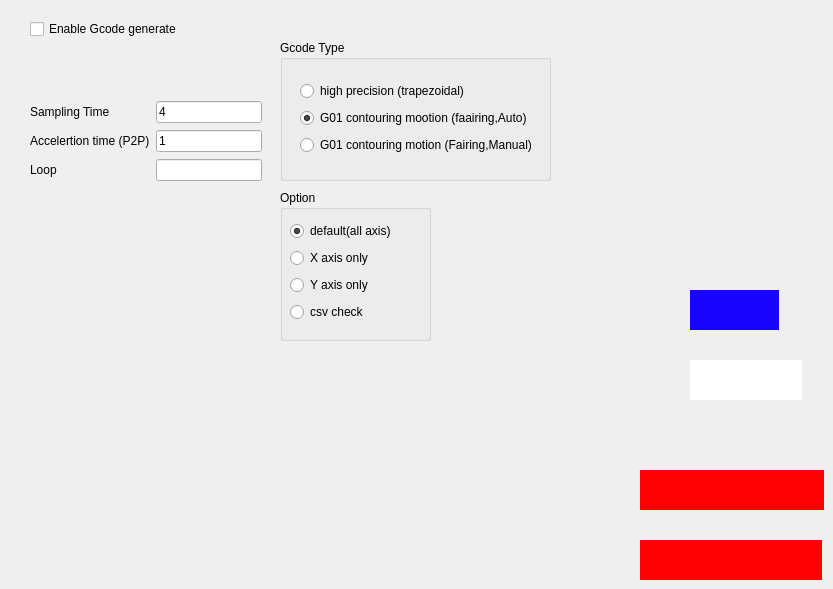
    <widget class="QWidget" name="tab_7">
     <attribute name="title">
      <string>Gcode</string>
     </attribute>
     <widget class="QCheckBox" name="checkBox_EnableGcode">
      <property name="geometry">
       <rect>
        <x>30</x>
        <y>20</y>
        <width>151</width>
        <height>18</height>
       </rect>
      </property>
      <property name="text">
       <string>Enable Gcode generate</string>
      </property>
     </widget>
     <widget class="QGroupBox" name="groupBox_47">
      <property name="geometry">
       <rect>
        <x>280</x>
        <y>40</y>
        <width>271</width>
        <height>141</height>
       </rect>
      </property>
      <property name="title">
       <string>Gcode Type</string>
      </property>
      <widget class="QWidget" name="layoutWidget">
       <property name="geometry">
        <rect>
         <x>20</x>
         <y>40</y>
         <width>268</width>
         <height>77</height>
        </rect>
       </property>
       <layout class="QVBoxLayout" name="verticalLayout_6">
        <item>
         <widget class="QRadioButton" name="radioButton_Gtype_highprecision">
          <property name="text">
           <string>high precision (trapezoidal)</string>
          </property>
         </widget>
        </item>
        <item>
         <widget class="QRadioButton" name="radioButton_Gtype_contouringAuto">
          <property name="text">
           <string>G01 contouring mootion (faairing,Auto)</string>
          </property>
          <property name="checked">
           <bool>true</bool>
          </property>
         </widget>
        </item>
        <item>
         <widget class="QRadioButton" name="radioButton_Gtype_contouringManual">
          <property name="text">
           <string>G01 contouring motion (Fairing,Manual)</string>
          </property>
         </widget>
        </item>
       </layout>
      </widget>
     </widget>
     <widget class="QGroupBox" name="groupBox_48">
      <property name="geometry">
       <rect>
        <x>280</x>
        <y>190</y>
        <width>151</width>
        <height>151</height>
       </rect>
      </property>
      <property name="title">
       <string>Option</string>
      </property>
      <widget class="QWidget" name="layoutWidget">
       <property name="geometry">
        <rect>
         <x>10</x>
         <y>30</y>
         <width>121</width>
         <height>104</height>
        </rect>
       </property>
       <layout class="QVBoxLayout" name="verticalLayout_7">
        <item>
         <widget class="QRadioButton" name="radioButton_Goption_default">
          <property name="text">
           <string>default(all axis)</string>
          </property>
          <property name="checked">
           <bool>true</bool>
          </property>
         </widget>
        </item>
        <item>
         <widget class="QRadioButton" name="radioButton_Goption_xaxis">
          <property name="text">
           <string>X axis only</string>
          </property>
         </widget>
        </item>
        <item>
         <widget class="QRadioButton" name="radioButton_Goption_yaxis">
          <property name="text">
           <string>Y axis only</string>
          </property>
         </widget>
        </item>
        <item>
         <widget class="QRadioButton" name="radioButton_Goption_csvcheck">
          <property name="text">
           <string>csv check</string>
          </property>
         </widget>
        </item>
       </layout>
      </widget>
     </widget>
     <widget class="QWidget" name="layoutWidget">
      <property name="geometry">
       <rect>
        <x>30</x>
        <y>100</y>
        <width>232</width>
        <height>83</height>
       </rect>
      </property>
      <layout class="QGridLayout" name="gridLayout_20">
       <item row="0" column="0">
        <widget class="QLabel" name="label_152">
         <property name="text">
          <string>Sampling Time</string>
         </property>
        </widget>
       </item>
       <item row="0" column="1">
        <widget class="QLineEdit" name="lineEdit_Gcode_Sampling">
         <property name="text">
          <string>4</string>
         </property>
        </widget>
       </item>
       <item row="1" column="0">
        <widget class="QLabel" name="label_153">
         <property name="text">
          <string>Accelertion time (P2P)</string>
         </property>
        </widget>
       </item>
       <item row="1" column="1">
        <widget class="QLineEdit" name="lineEdit_Gcode_acctime">
         <property name="text">
          <string>1</string>
         </property>
        </widget>
       </item>
       <item row="2" column="0">
        <widget class="QLabel" name="label_154">
         <property name="text">
          <string>Loop</string>
         </property>
        </widget>
       </item>
       <item row="2" column="1">
        <widget class="QLineEdit" name="lineEdit_Gcode_loop"/>
       </item>
      </layout>
     </widget>
     <widget class="QLabel" name="boost_logo">
      <property name="geometry">
       <rect>
        <x>690</x>
        <y>290</y>
        <width>89</width>
        <height>40</height>
       </rect>
      </property>
      <property name="styleSheet">
       <string notr="true">background-color: rgb(24, 3, 255);</string>
      </property>
      <property name="text">
       <string/>
      </property>
     </widget>
     <widget class="QLabel" name="lab_logo">
      <property name="geometry">
       <rect>
        <x>690</x>
        <y>360</y>
        <width>112</width>
        <height>40</height>
       </rect>
      </property>
      <property name="styleSheet">
       <string notr="true">background-color: rgb(255, 255, 255);</string>
      </property>
      <property name="text">
       <string/>
      </property>
     </widget>
     <widget class="QLabel" name="tut_logo">
      <property name="geometry">
       <rect>
        <x>640</x>
        <y>470</y>
        <width>184</width>
        <height>40</height>
       </rect>
      </property>
      <property name="styleSheet">
       <string notr="true">background-color: rgb(255, 0, 4);</string>
      </property>
      <property name="text">
       <string/>
      </property>
     </widget>
     <widget class="QLabel" name="xenomai_logo">
      <property name="geometry">
       <rect>
        <x>640</x>
        <y>540</y>
        <width>182</width>
        <height>40</height>
       </rect>
      </property>
      <property name="styleSheet">
       <string notr="true">background-color: rgb(255, 0, 4);</string>
      </property>
      <property name="text">
       <string/>
      </property>
     </widget>
    </widget>
